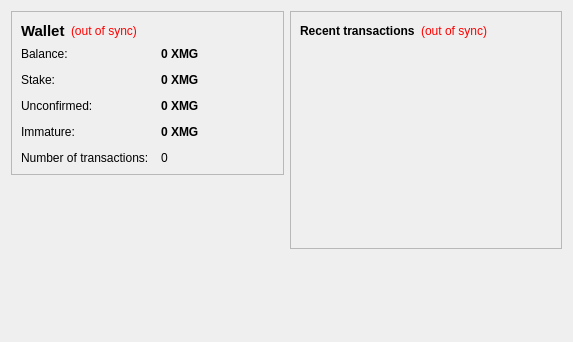
<?xml version="1.0" encoding="UTF-8"?>
<ui version="4.0">
 <class>OverviewPage</class>
 <widget class="QWidget" name="OverviewPage">
  <property name="geometry">
   <rect>
    <x>0</x>
    <y>0</y>
    <width>573</width>
    <height>342</height>
   </rect>
  </property>
  <property name="windowTitle">
   <string>Form</string>
  </property>
  <layout class="QHBoxLayout" name="horizontalLayout" stretch="1,1">
   <item>
    <layout class="QVBoxLayout" name="verticalLayout_2">
     <item>
      <widget class="QFrame" name="frame">
       <property name="frameShape">
        <enum>QFrame::StyledPanel</enum>
       </property>
       <property name="frameShadow">
        <enum>QFrame::Raised</enum>
       </property>
       <layout class="QVBoxLayout" name="verticalLayout_4">
        <item>
         <layout class="QHBoxLayout" name="horizontalLayout_4">
          <item>
           <widget class="QLabel" name="label_5">
            <property name="font">
             <font>
              <pointsize>11</pointsize>
              <weight>75</weight>
              <bold>true</bold>
             </font>
            </property>
            <property name="text">
             <string>Wallet</string>
            </property>
           </widget>
          </item>
          <item>
           <widget class="QLabel" name="labelWalletStatus">
            <property name="toolTip">
             <string>The displayed information may be out of date. Your wallet automatically synchronizes with the Magi network after a connection is established, but this process has not completed yet.</string>
            </property>
            <property name="styleSheet">
             <string notr="true">QLabel { color: red; }</string>
            </property>
            <property name="text">
             <string notr="true">(out of sync)</string>
            </property>
            <property name="alignment">
             <set>Qt::AlignLeading|Qt::AlignLeft|Qt::AlignVCenter</set>
            </property>
           </widget>
          </item>
          <item>
           <spacer name="horizontalSpacer_2">
            <property name="orientation">
             <enum>Qt::Horizontal</enum>
            </property>
            <property name="sizeHint" stdset="0">
             <size>
              <width>40</width>
              <height>20</height>
             </size>
            </property>
           </spacer>
          </item>
         </layout>
        </item>
        <item>
         <layout class="QFormLayout" name="formLayout_2">
          <property name="fieldGrowthPolicy">
           <enum>QFormLayout::AllNonFixedFieldsGrow</enum>
          </property>
          <property name="horizontalSpacing">
           <number>12</number>
          </property>
          <property name="verticalSpacing">
           <number>12</number>
          </property>
          <item row="0" column="0">
           <widget class="QLabel" name="label">
            <property name="text">
             <string>Balance:</string>
            </property>
           </widget>
          </item>
          <item row="0" column="1">
           <widget class="QLabel" name="labelBalance">
            <property name="font">
             <font>
              <weight>75</weight>
              <bold>true</bold>
             </font>
            </property>
            <property name="cursor">
             <cursorShape>IBeamCursor</cursorShape>
            </property>
            <property name="toolTip">
             <string>Your current balance</string>
            </property>
            <property name="text">
             <string notr="true">0 XMG</string>
            </property>
            <property name="textInteractionFlags">
             <set>Qt::LinksAccessibleByMouse|Qt::TextSelectableByKeyboard|Qt::TextSelectableByMouse</set>
            </property>
           </widget>
          </item>
          <item row="1" column="0">
           <widget class="QLabel" name="label_6">
            <property name="text">
             <string>Stake:</string>
            </property>
           </widget>
          </item>
          <item row="1" column="1">
           <widget class="QLabel" name="labelStake">
            <property name="font">
             <font>
              <weight>75</weight>
              <bold>true</bold>
             </font>
            </property>
            <property name="cursor">
             <cursorShape>IBeamCursor</cursorShape>
            </property>
            <property name="toolTip">
             <string>Total of coins that was staked, and do not yet count toward the current balance</string>
            </property>
            <property name="text">
             <string notr="true">0 XMG</string>
            </property>
            <property name="textInteractionFlags">
             <set>Qt::LinksAccessibleByMouse|Qt::TextSelectableByKeyboard|Qt::TextSelectableByMouse</set>
            </property>
           </widget>
          </item>
          <item row="2" column="0">
           <widget class="QLabel" name="label_3">
            <property name="text">
             <string>Unconfirmed:</string>
            </property>
           </widget>
          </item>
          <item row="2" column="1">
           <widget class="QLabel" name="labelUnconfirmed">
            <property name="font">
             <font>
              <weight>75</weight>
              <bold>true</bold>
             </font>
            </property>
            <property name="cursor">
             <cursorShape>IBeamCursor</cursorShape>
            </property>
            <property name="toolTip">
             <string>Total of transactions that have yet to be confirmed, and do not yet count toward the current balance</string>
            </property>
            <property name="text">
             <string notr="true">0 XMG</string>
            </property>
            <property name="textInteractionFlags">
             <set>Qt::LinksAccessibleByMouse|Qt::TextSelectableByKeyboard|Qt::TextSelectableByMouse</set>
            </property>
           </widget>
          </item>
          <item row="3" column="0">
           <widget class="QLabel" name="labelImmatureText">
            <property name="text">
             <string>Immature:</string>
            </property>
           </widget>
          </item>
          <item row="3" column="1">
           <widget class="QLabel" name="labelImmature">
            <property name="font">
             <font>
              <weight>75</weight>
              <bold>true</bold>
             </font>
            </property>
            <property name="toolTip">
             <string>Generated balance that has not yet matured</string>
            </property>
            <property name="text">
             <string notr="true">0 XMG</string>
            </property>
            <property name="textInteractionFlags">
             <set>Qt::LinksAccessibleByMouse|Qt::TextSelectableByKeyboard|Qt::TextSelectableByMouse</set>
            </property>
           </widget>
          </item>
          <item row="4" column="0">
           <widget class="QLabel" name="label_2">
            <property name="text">
             <string>Number of transactions:</string>
            </property>
           </widget>
          </item>
          <item row="4" column="1">
           <widget class="QLabel" name="labelNumTransactions">
            <property name="toolTip">
             <string>Total number of transactions in wallet</string>
            </property>
            <property name="text">
             <string notr="true">0</string>
            </property>
           </widget>
          </item>
         </layout>
        </item>
       </layout>
      </widget>
     </item>
     <item>
      <spacer name="verticalSpacer">
       <property name="orientation">
        <enum>Qt::Vertical</enum>
       </property>
       <property name="sizeHint" stdset="0">
        <size>
         <width>20</width>
         <height>40</height>
        </size>
       </property>
      </spacer>
     </item>
     <item>
      <widget class="QLabel" name="label_6">
       <property name="text">
        <string/>
       </property>
       <property name="pixmap">
        <pixmap resource="../bitcoin.qrc">:/images/backg</pixmap>
       </property>
       <property name="scaledContents">
        <bool>false</bool>
       </property>
       <property name="alignment">
        <set>Qt::AlignCenter</set>
       </property>
       <property name="margin">
        <number>-2</number>
       </property>
      </widget>
     </item>
    </layout>
   </item>
   <item>
    <layout class="QVBoxLayout" name="verticalLayout_3">
     <item>
      <widget class="QFrame" name="frame_2">
       <property name="frameShape">
        <enum>QFrame::StyledPanel</enum>
       </property>
       <property name="frameShadow">
        <enum>QFrame::Raised</enum>
       </property>
       <layout class="QVBoxLayout" name="verticalLayout">
        <item>
         <layout class="QHBoxLayout" name="horizontalLayout_2">
          <item>
           <widget class="QLabel" name="label_4">
            <property name="text">
             <string>&lt;b&gt;Recent transactions&lt;/b&gt;</string>
            </property>
           </widget>
          </item>
          <item>
           <widget class="QLabel" name="labelTransactionsStatus">
            <property name="toolTip">
             <string>The displayed information may be out of date. Your wallet automatically synchronizes with the Magi network after a connection is established, but this process has not completed yet.</string>
            </property>
            <property name="styleSheet">
             <string notr="true">QLabel { color: red; }</string>
            </property>
            <property name="text">
             <string notr="true">(out of sync)</string>
            </property>
            <property name="alignment">
             <set>Qt::AlignRight|Qt::AlignTrailing|Qt::AlignVCenter</set>
            </property>
           </widget>
          </item>
          <item>
           <spacer name="horizontalSpacer">
            <property name="orientation">
             <enum>Qt::Horizontal</enum>
            </property>
            <property name="sizeHint" stdset="0">
             <size>
              <width>40</width>
              <height>20</height>
             </size>
            </property>
           </spacer>
          </item>
         </layout>
        </item>
        <item>
         <widget class="QListView" name="listTransactions">
          <property name="styleSheet">
           <string notr="true">QListView { background: transparent; }</string>
          </property>
          <property name="frameShape">
           <enum>QFrame::NoFrame</enum>
          </property>
          <property name="verticalScrollBarPolicy">
           <enum>Qt::ScrollBarAlwaysOff</enum>
          </property>
          <property name="horizontalScrollBarPolicy">
           <enum>Qt::ScrollBarAlwaysOff</enum>
          </property>
          <property name="selectionMode">
           <enum>QAbstractItemView::NoSelection</enum>
          </property>
         </widget>
        </item>
       </layout>
      </widget>
     </item>
     <item>
      <spacer name="verticalSpacer_2">
       <property name="orientation">
        <enum>Qt::Vertical</enum>
       </property>
       <property name="sizeHint" stdset="0">
        <size>
         <width>20</width>
         <height>40</height>
        </size>
       </property>
      </spacer>
     </item>
    </layout>
   </item>
  </layout>
 </widget>
 <resources/>
 <connections/>
</ui>
